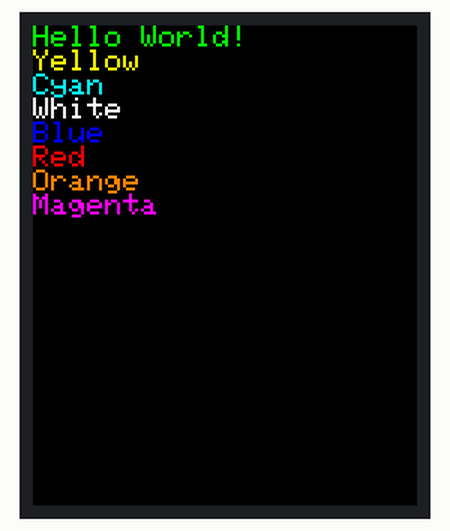
Simulated run of this sketch. Board: Arduino Uno, built with avr-gcc and run on an emulated ATmega328P. Parts: 128×160 colour display. What the sketch prints to the serial monitor is not drawn.

Above: at 0.2 s.

The sketch:

Hello_World_.ino
```cpp
  /*this is a test to the TFT ST7735S screen,
   * uploaded by Angel on August 2025
   */
  /* ----------------------------------------------------------------
 * GRN -> GROUND
 * VDC -> 5V
 * SCL -> 13
 * SDA -> 11
 * RST -> 8
 * DC  -> 9
 * CS  -> 10
 * BLK -> 5V
 *
 */
  #include <Adafruit_GFX.h>    // Core graphics
  #include <Adafruit_ST7735.h> // ST7735 driver
  #include <SPI.h>

  // Pin definitions
  #define CS     10
  #define RST    8
  #define DC     9

  // Create display object
  Adafruit_ST7735 screen = Adafruit_ST7735(CS, DC, RST);

  void setup()
  {
    Serial.begin(9600);
    Serial.println("ST7735S TFT Test");
    // Initialize TFT
    screen.initR(INITR_BLACKTAB); // INITR_BLACKTAB, INITR_GREENTAB, INITR_REDTAB depending on your screen
    screen.fillScreen(ST77XX_BLACK);
    // Test text
    screen.setTextColor(ST77XX_GREEN);
    screen.setTextSize(1.2);
    screen.println("Hello World!");

    screen.setTextColor(ST77XX_YELLOW);
    screen.println("Yellow");

    screen.setTextColor(ST77XX_CYAN);
    screen.println("Cyan");

    screen.setTextColor(ST77XX_WHITE);
    screen.println("White");

    screen.setTextColor(ST77XX_BLUE);
    screen.println("Blue");

    screen.setTextColor(ST77XX_RED);
    screen.println("Red");

    screen.setTextColor(ST77XX_ORANGE);
    screen.println("Orange");

    screen.setTextColor(ST77XX_MAGENTA);
    screen.println("Magenta");

  }

  void loop()
  {


  }
```
